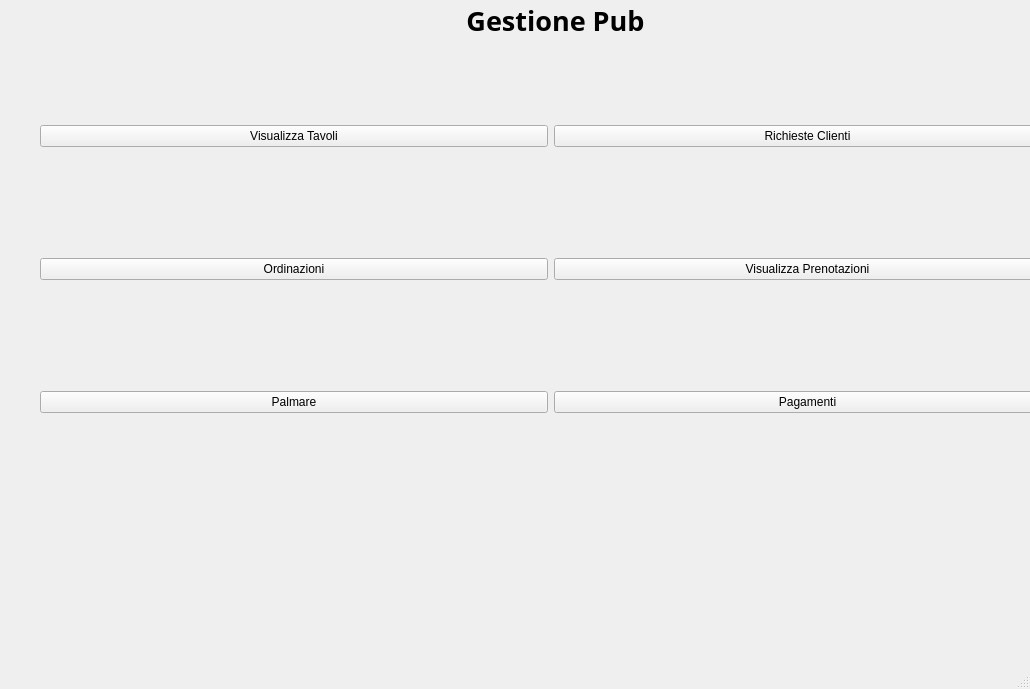
<?xml version="1.0" encoding="UTF-8"?>
<ui version="4.0">
 <class>GestionePub</class>
 <widget class="QMainWindow" name="GestionePub">
  <property name="geometry">
   <rect>
    <x>0</x>
    <y>0</y>
    <width>1030</width>
    <height>689</height>
   </rect>
  </property>
  <property name="windowTitle">
   <string>MainWindow</string>
  </property>
  <widget class="QWidget" name="centralwidget">
   <widget class="QWidget" name="widget" native="true">
    <property name="geometry">
     <rect>
      <x>40</x>
      <y>20</y>
      <width>1021</width>
      <height>501</height>
     </rect>
    </property>
    <layout class="QGridLayout" name="gridLayout">
     <item row="2" column="1">
      <widget class="QPushButton" name="btn_pagamenti">
       <property name="text">
        <string>Pagamenti</string>
       </property>
      </widget>
     </item>
     <item row="1" column="0">
      <widget class="QPushButton" name="btn_ordinazioni">
       <property name="text">
        <string>Ordinazioni</string>
       </property>
      </widget>
     </item>
     <item row="1" column="1">
      <widget class="QPushButton" name="btn_visualizza_prenotazioni">
       <property name="text">
        <string>Visualizza Prenotazioni</string>
       </property>
      </widget>
     </item>
     <item row="0" column="1">
      <widget class="QPushButton" name="btn_richieste_clienti">
       <property name="text">
        <string>Richieste Clienti</string>
       </property>
      </widget>
     </item>
     <item row="0" column="0">
      <widget class="QPushButton" name="btn_visualizza_tavoli">
       <property name="text">
        <string>Visualizza Tavoli</string>
       </property>
      </widget>
     </item>
     <item row="2" column="0">
      <widget class="QPushButton" name="btn_cameriere">
       <property name="text">
        <string>Palmare</string>
       </property>
      </widget>
     </item>
    </layout>
   </widget>
   <widget class="QLabel" name="label">
    <property name="geometry">
     <rect>
      <x>460</x>
      <y>-10</y>
      <width>191</width>
      <height>61</height>
     </rect>
    </property>
    <property name="font">
     <font>
      <family>Poppins</family>
      <pointsize>20</pointsize>
      <bold>true</bold>
     </font>
    </property>
    <property name="text">
     <string>Gestione Pub</string>
    </property>
    <property name="alignment">
     <set>Qt::AlignmentFlag::AlignCenter</set>
    </property>
   </widget>
  </widget>
  <widget class="QMenuBar" name="menubar">
   <property name="geometry">
    <rect>
     <x>0</x>
     <y>0</y>
     <width>1030</width>
     <height>24</height>
    </rect>
   </property>
  </widget>
  <widget class="QStatusBar" name="statusbar"/>
 </widget>
 <resources/>
 <connections/>
</ui>
